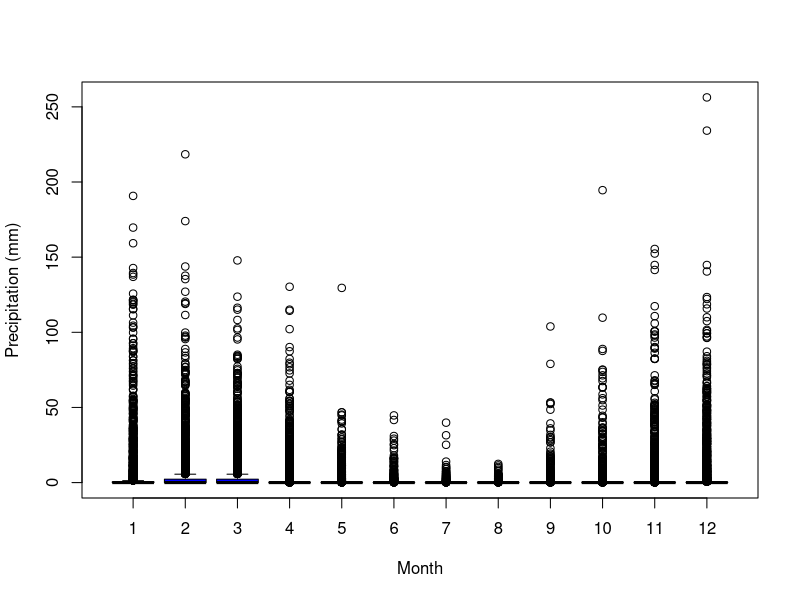
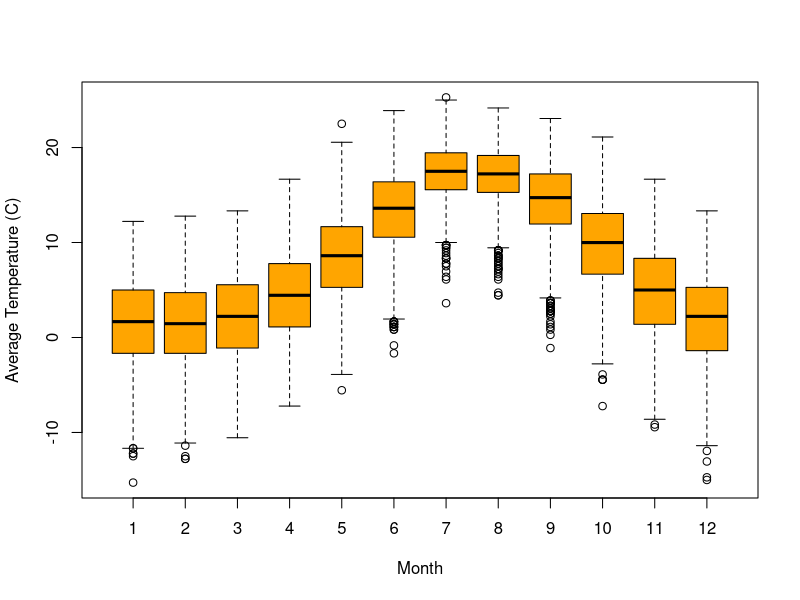

Reproduce these figures in R, in order. (Note: this script raises an error after producing the figures.)
## ---- chunk 1

climate = read.table("clim.txt", header = TRUE)

## ---- chunk 2

#Monthly precipitation

boxplot(climate$rain ~ climate$month,
ylab="Precipitation (mm)",
xlab="Month", col="blue")
## ---- chunk 3

#Monthly average temperature

climate$avg.temp = (climate$tmin+climate$tmax)/2

boxplot(climate$avg.temp ~ climate$month,
ylab="Average Temperature (C)",
xlab="Month", col="orange")


## ---- chunk 4

Year.Rain = aggregate(climate$rain, by = list(climate$year), sum)
min.Rain = which.min(Year.Rain$x)
Year.min = Year.Rain[min.Rain,1]
max.Rain = which.max(Year.Rain$x)
Year.max = Year.Rain[max.Rain,1]

## ---- chunk 5
#Defining seasons 

climate$season = 4
climate[climate$month ==  4 | 5 | 6 ] = 1
climate[climate$month == "7"|"8"|"7"] = 2
climate[climate$month == "8"|"9"|"10"|"11"] = 3
